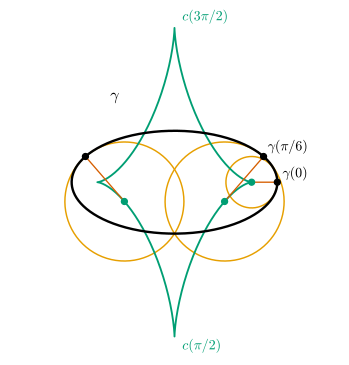

Python code for this plot:
"""그림 4.5.2: 타원의 접촉원과 축폐선 (4.5절, 예 4.5.2(c), 비고 4.5.8, 예 4.5.12).

타원 γ(t) = (2 cos t, sin t) (A = 2, B = 1). 부호곡률 κ_s = AB/(A² sin²t + B² cos²t)^{3/2} (연습 4.4.1).
곡률중심 c(t) = γ + n_s/κ_s = ((A² − B²)/A · cos³t, −(A² − B²)/B · sin³t) = (1.5 cos³t, −3 sin³t).
접촉원: t = 0 (꼭짓점, 반지름 B²/A = 0.5), t = π/6 (반지름 ≈ 1.158, 꼭짓점이 아니므로 곡선을 가로지른다),
t = 5π/6 (반지름 ≈ 1.158). 축폐선(곡률중심의 자취, 청록)은 네 꼭짓점에 대응하는 네 뾰족점을 갖는다. 접촉원은 주황.

실행: 프로젝트 루트에서 ``PYTHONPATH=tools python3 chapters/04-curves/figures/fig-4-5-2-evolute.py``
"""

import dgfig

dgfig.setup()

import matplotlib.pyplot as plt
import numpy as np

C = dgfig.COLORS
LW = dgfig.LW
A, B = 2.0, 1.0
J = np.array([[0.0, -1.0], [1.0, 0.0]])


def gamma(t):
    return np.stack([A * np.cos(t), B * np.sin(t)], axis=-1)


def d1(t):
    return np.stack([-A * np.sin(t), B * np.cos(t)], axis=-1)


def d2(t):
    return np.stack([-A * np.cos(t), -B * np.sin(t)], axis=-1)


def kappa(t):
    v = d1(t)
    return np.einsum("...i,...i->...", d2(t), v @ J.T) / np.linalg.norm(v, axis=-1) ** 3


def center(t):
    v = d1(t)
    n = (v / np.linalg.norm(v, axis=-1, keepdims=True)) @ J.T
    return gamma(t) + n / kappa(t)[..., None]


ts = np.linspace(0, 2 * np.pi, 1201)
E = center(ts)
# 자기검사: 닫힌 식, 꼭짓점의 반지름, 비꼭짓점에서 가로지름
assert np.allclose(E, np.stack([(A ** 2 - B ** 2) / A * np.cos(ts) ** 3, -(A ** 2 - B ** 2) / B * np.sin(ts) ** 3], 1))
assert abs(1 / kappa(np.array(0.0)) - B ** 2 / A) < 1e-12 and abs(1 / kappa(np.array(np.pi / 2)) - A ** 2 / B) < 1e-12
T_OSC = (0.0, np.pi / 6, 5 * np.pi / 6)


def f_C(t, t0):
    """정리 4.5.5의 f_C = |γ(t) − c|² − ρ²."""
    c0, r0 = center(np.array(t0)), 1 / abs(kappa(np.array(t0)))
    return np.sum((gamma(t) - c0) ** 2, axis=-1) - r0 ** 2


for t0 in T_OSC:
    eps = np.array([-1e-2, 1e-2])
    vals = f_C(t0 + eps, t0)
    if t0 == 0.0:
        assert np.all(vals > 0)                     # 꼭짓점: 곡선이 접촉원 밖에 머문다 (가로지르지 않음)
    else:
        assert vals[0] * vals[1] < 0                # 꼭짓점이 아니면 가로지른다 (비고 4.5.8)

fig, ax = plt.subplots(figsize=(4.6, 4.8))
dgfig.schematic_axes(ax, (-3.3, 3.3), (-3.45, 3.45))
P = gamma(ts)
ax.plot(P[:, 0], P[:, 1], color=C["main"], lw=LW["main"], zorder=4)
ax.plot(E[:, 0], E[:, 1], color=C["third"], lw=1.4, zorder=3)
ang = np.linspace(0, 2 * np.pi, 400)
for t0 in T_OSC:
    c0 = center(np.array(t0))
    r0 = 1 / abs(kappa(np.array(t0)))
    p0 = gamma(np.array(t0))
    ax.plot(c0[0] + r0 * np.cos(ang), c0[1] + r0 * np.sin(ang), color=C["accent"], lw=1.1, zorder=2)
    ax.plot(*np.stack([p0, c0]).T, color=C["normal"], lw=1.0, zorder=3)
    ax.plot(*p0, "o", color=C["main"], ms=4.5, zorder=6)
    ax.plot(*c0, "o", color=C["third"], ms=4.5, zorder=6)
p = gamma(np.array(np.pi / 6))
ax.text(p[0] + 0.08, p[1] + 0.12, r"$\gamma(\pi/6)$", fontsize=10.5)
p = gamma(np.array(0.0))
ax.text(p[0] + 0.1, p[1] + 0.1, r"$\gamma(0)$", fontsize=10.5)
ax.text(0.15, -3.25, r"$c(\pi/2)$", fontsize=10.5, color=C["third"])
ax.text(0.15, 3.15, r"$c(3\pi/2)$", fontsize=10.5, color=C["third"])
ax.text(-1.25, 1.6, r"$\gamma$", fontsize=12)
dgfig.save(fig, __file__)
